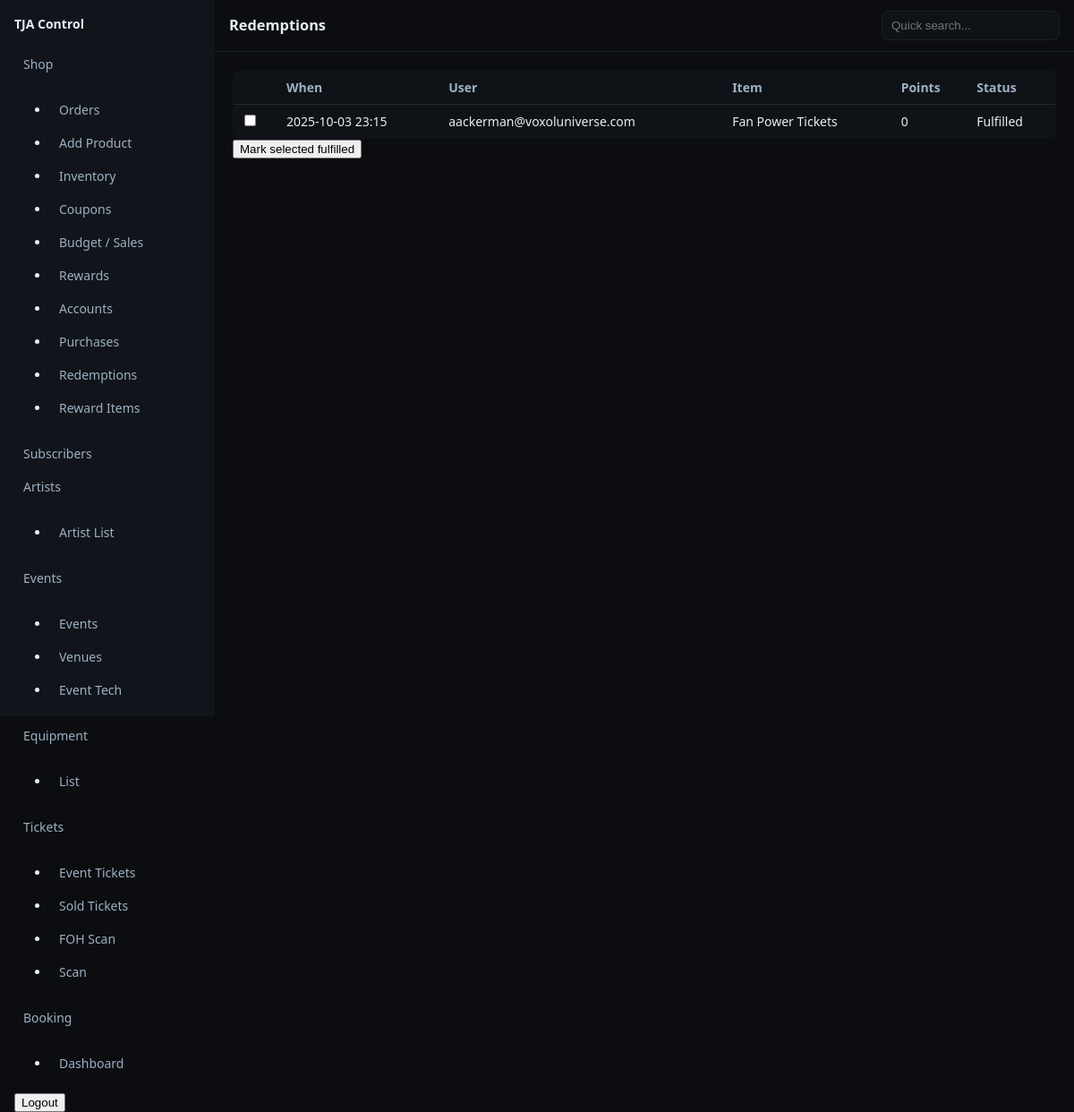
The page /control/rewards/redemptions/ (signed in) on the database as committed earlier.
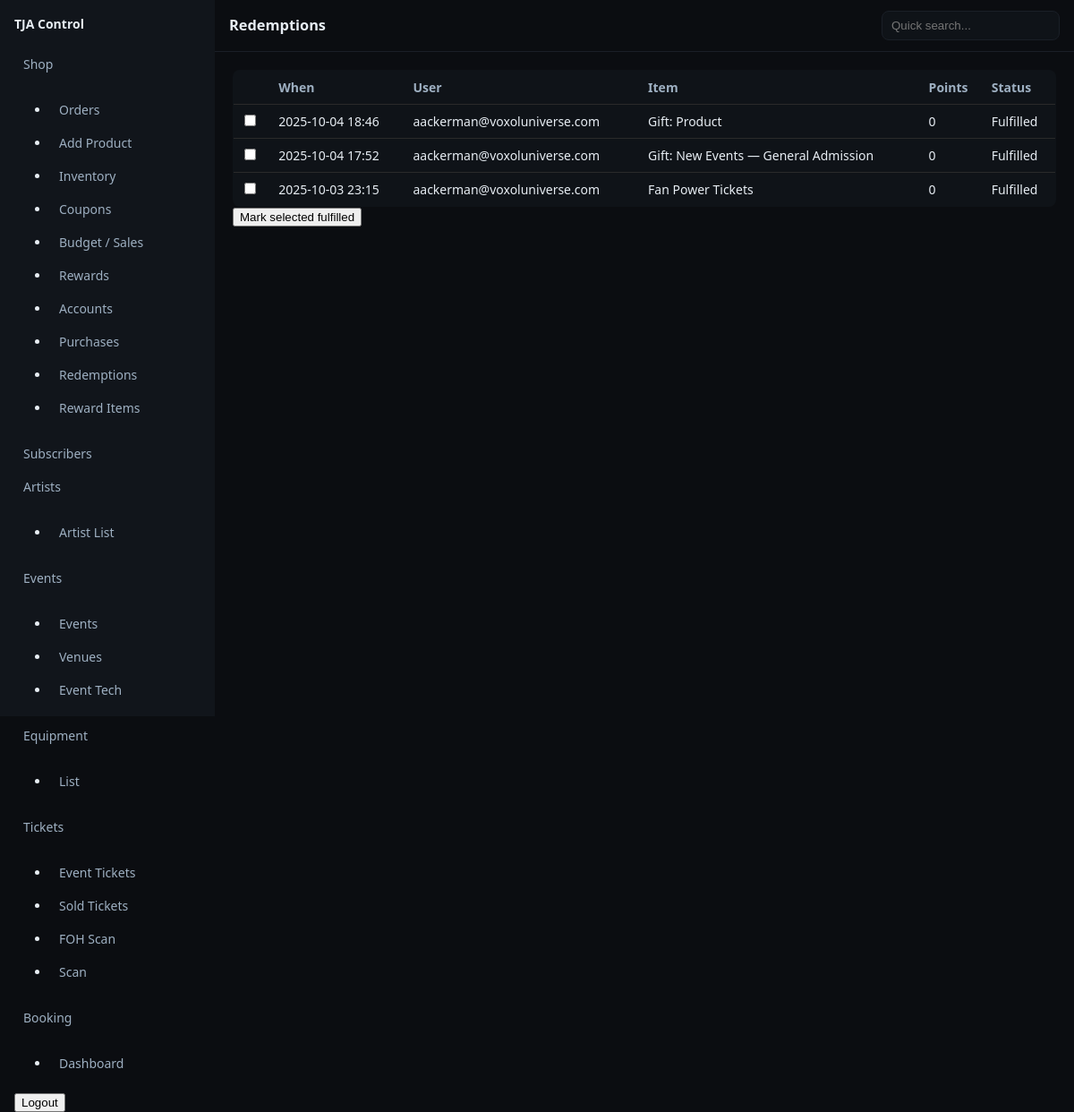
The same page on the database as committed later.
### rewards/models.py (models this page shows, shortened)
class Redemption(models.Model):
    STATUS_CHOICES = (
        ("PENDING", "Pending"),
        ("FULFILLED", "Fulfilled"),
        ("CANCELED", "Canceled"),
    )
    account = models.ForeignKey(RewardsAccount, on_delete=models.PROTECT, related_name="redemptions")
    item = models.ForeignKey(RewardItem, on_delete=models.PROTECT)
    created_at = models.DateTimeField(auto_now_add=True)
    points_spent = models.PositiveIntegerField()
    quantity = models.PositiveIntegerField(default=1)                 # NEW (matches quantity_per_redeem)
    status = models.CharField(max_length=12, choices=STATUS_CHOICES, default="FULFILLED")  # default remains for non-variant flows
    selected_variant = models.ForeignKey(ProductVariant, null=True, blank=True, on_delete=models.SET_NULL)  # NEW
    fulfilled = models.BooleanField(default=False)  # keep for backward compat
    notes = models.TextField(blank=True)

class RewardsAccount(models.Model):
    user = models.OneToOneField(User, on_delete=models.CASCADE, related_name="rewards")
    points_balance = models.IntegerField(default=0)
    created_at = models.DateTimeField(auto_now_add=True)
    signup_bonus_awarded = models.BooleanField(default=False)

class RewardItem(models.Model):
    FULFILL_CHOICES = (
        ("PRODUCT", "Shop Product"),
        ("TICKET",  "Ticket Type"),
        ("COUPON",  "Shop Coupon"),
        ("CUSTOM",  "Custom/Manual"),
    )
    sku = models.CharField(max_length=64, unique=True)
    name = models.CharField(max_length=255)
    description = models.TextField(blank=True)
    points_cost = models.PositiveIntegerField()           # 0 is allowed (for gifts)
    inventory = models.PositiveIntegerField(default=0)    # # of redemptions available
    is_active = models.BooleanField(default=True)
    fulfill_type = models.CharField(max_length=12, choices=FULFILL_CHOICES, default="PRODUCT")
    target_ct = models.ForeignKey(ContentType, null=True, blank=True, on_delete=models.SET_NULL)
    target_id = models.PositiveIntegerField(null=True, blank=True)
    target = GenericForeignKey("target_ct", "target_id")
    quantity_per_redeem = models.PositiveIntegerField(default=1)

### rewards/control_views.py (the view)
@is_super
def redemptions(request):
    qs = Redemption.objects.select_related("account","account__user","item").order_by("-created_at")
    if request.method == "POST":
        ids = request.POST.getlist("rid")
        if ids:
            Redemption.objects.filter(id__in=ids).update(fulfilled=True)
            messages.success(request, f"Marked {len(ids)} redemptions fulfilled.")
        return redirect(reverse("rewards_control:redemptions"))
    return render(request, "rewards/control/redemptions.html", {"rows": qs})

### templates/rewards/control/redemptions.html (shortened to what this page needs)
{% extends "controlpanel/dashboard.html" %}{% load static %}
{% block head %}<link rel="stylesheet" href="{% static 'css/rewards_admin.css' %}">{% endblock %}
{% block header %}Redemptions{% endblock %}
{% block content %}
  <form method="post">
    <table class="table">
      <thead><tr><th></th><th>When</th><th>User</th><th>Item</th><th>Points</th><th>Status</th></tr></thead>
      <tbody>
      {% for r in rows %}
        <tr>
          <td><input type="checkbox" name="rid" value="{{ r.id }}"></td>
          <td>{{ r.created_at|date:"Y-m-d H:i" }}</td>
          <td>{{ r.account.user.email }}</td>
          <td>{{ r.item.name }}</td>
          <td>{{ r.points_spent }}</td>
          <td>{% if r.fulfilled %}Fulfilled{% else %}Pending{% endif %}</td>
        </tr>
      {% empty %}
        <tr><td colspan="6">No redemptions.</td></tr>
      {% endfor %}
      </tbody>
    </table>
    <button>Mark selected fulfilled</button>
  </form>
{% endblock %}

Rows that differ between the two databases and show on the page:
added Redemption: created_at "2025-10-04 18:46", account.user.email "aackerman@voxoluniverse.com", item.name "Gift: Product", points_spent "0", fulfilled "Fulfilled"
added Redemption: created_at "2025-10-04 17:52", account.user.email "aackerman@voxoluniverse.com", item.name "Gift: New Events — General Admission", points_spent "0", fulfilled "Fulfilled"
